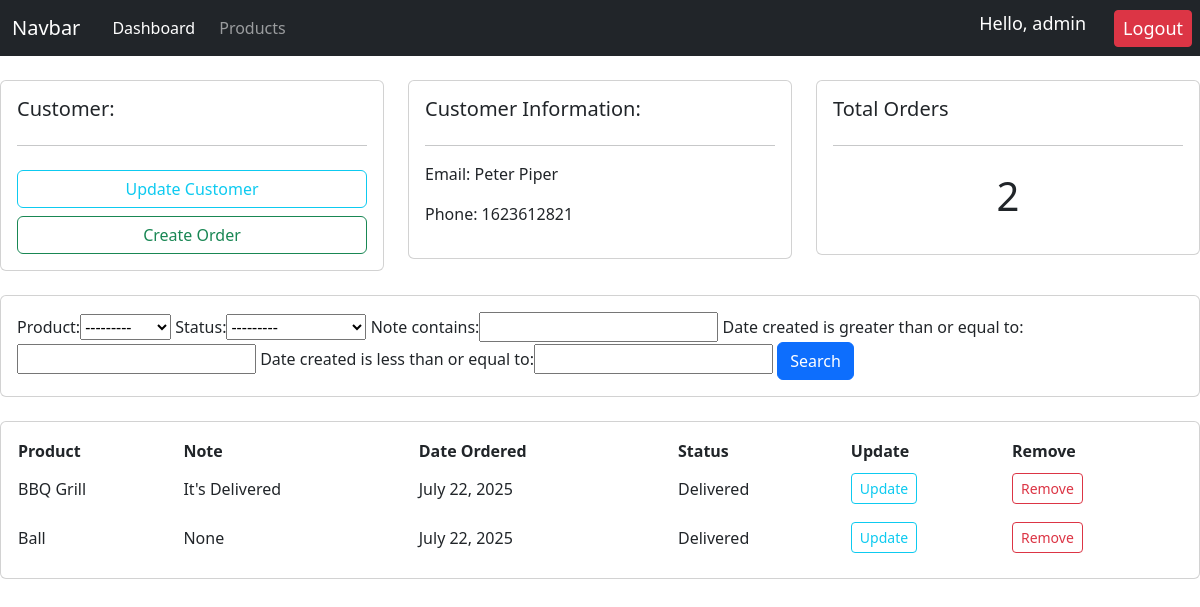
/customers/2/ (signed in), run on the app's committed database.
### accounts/models.py (models this page shows, shortened)
class Customer(models.Model):
    user = models.OneToOneField(User, null=True, blank=True, on_delete=models.CASCADE)
    name = models.CharField(max_length=200, null=True)
    phone = models.CharField(max_length=200, null=True)
    email = models.CharField(max_length=200, null=True)
    profile_pic = models.ImageField(default="profile_pic1.jpg", null=True, blank=True)
    date_created = models.DateField(auto_now_add=True, null=True)

class Order(models.Model):
    STATUS = (
        ('Pending', 'Pending'),
        ('Out for delivery', 'Out for delivery'),
        ('Delivered', 'Delivered'),
    )
    customer = models.ForeignKey(Customer, null=True, on_delete=models.SET_NULL)
    product = models.ForeignKey(Product, null=True, on_delete=models.SET_NULL)
    date_created = models.DateField(auto_now_add=True, null=True)
    status = models.CharField(max_length=200, null=True, choices=STATUS)
    note = models.CharField(max_length=1000, null=True)

class Product(models.Model):
    CATEGORY = (
        ('Indoor', 'Indoor'),
        ('Outdoor', 'Outdoor'),
    )
    name = models.CharField(max_length=200, null=True)
    price = models.FloatField()
    category = models.CharField(max_length=200, null=True, choices=CATEGORY)
    description = models.CharField(max_length=200, null=True, blank=True)
    date_created = models.DateField(auto_now_add=True, null=True)
    tags = models.ManyToManyField(Tag)
    def __str__(self):
        return self.name

### accounts/decorators.py (the view)
      def wrapper_func(request, *args, **kwargs):
         group = None
         if request.user.groups.exists():
            group = request.user.groups.all()[0].name
         if group in allowed_roles:
            return view_func(request, *args, **kwargs)
         else:
            return HttpResponse("You are not authorized to view this page!")

### accounts/views.py (called while the page is built)
@login_required(login_url='login')
@allowed_users(allowed_roles=['admin'])
def customers(request, pk):
    customer = Customer.objects.get(id=pk)
    orders = customer.order_set.all()
    orders_total = orders.count()
    myFilter = OrderFilter(request.GET, queryset=orders)
    orders = myFilter.qs
    context = {'customer': customer, 'orders': orders, 'orders_total': orders_total, 'myFilter': myFilter}
    return render(request, "accounts/customer.html", context)

### accounts/templates/accounts/customer.html
{% extends 'accounts/main.html' %}
{% block content %}
<br>
<div class="row">
    <div class="col-md">
        <div class="card card-body">
            <h5>Customer:</h5>
            <hr>
            <a class="btn btn-outline-info my-2" href="">Update Customer</a>
            <a class="btn btn-outline-success" href="{% url "create_order" customer.id %}">Create Order</a>
        </div>
    </div>
    <div class="col-md">
        <div class="card card-body">
            <h5>Customer Information:</h5>
            <hr>
            <p>Email:  {{customer.name}}</p>
            <p>Phone:  {{customer.phone}}</p>
        </div>
    </div>
    <div class="col-md">
        <div class="card card-body">
            <h5>Total Orders</h5>
            <hr>
            <h1 style="text-align:center; padding:10px">{{orders.count}}</h1>
        </div>
    </div>
</div>
<br>
<div class="row">
    <div class="col">
        <div class="card card-body">
            <form method="GET">
                {{myFilter.form}}
                <button class="btn btn-primary" type="submit">Search</button>
            </form>
        </div>
    </div>
</div>
<br>
<div class="row">
    <div class="col-md">
        <div class = "card card-body">
            <table>
                <tr>
                    <th>Product</th>
                    <th>Note</th>
                    <th>Date Ordered</th>
                    <th>Status</th>
                    <th>Update</th>
                    <th>Remove</th>
                </tr>
            {% for order in orders %}
                <tr>
                    <td>{{order.product}}</td>
                    <td>{{order.note}}</td>
                    <td>{{order.date_created}}</td>
                    <td>{{order.status}}</td>
                    <td><a class="btn btn-sm btn-outline-info my-2" href="{% url 'update_order' order.id %}">Update</a></td>
                    <td><a class="btn btn-sm btn-outline-danger my-2" href="{% url 'delete_order' order.id %}">Remove</a></td>
                </tr>
            {% endfor %}
        </table>
        </div>
    </div>
</div>
{% endblock content %}

### accounts/templates/accounts/navbar.html (shortened to what this page needs)
<nav class="navbar navbar-expand-lg navbar-dark bg-dark">
  <div class="container-fluid">
    <a class="navbar-brand" href="#">Navbar</a>
    <div class="collapse navbar-collapse" id="navbarSupportedContent">
      <ul class="navbar-nav me-auto mb-2 mb-lg-0">
        {% if request.user.is_staff %}
        <li class="nav-item px-2">
          <a class="nav-link active" aria-current="page" href="{% url 'dashboard' %}">Dashboard</a>
        </li>
        <li class="nav-item">
          <a class="nav-link" href="{% url 'products' %}">Products</a>
        </li>
        {% else %}
        <li class="nav-item">
          <a class="nav-link" href="{% url 'account' %}">Settings</a>
        </li>
        {% endif %}
      </ul>
    </div>
  </div>
  <h5 class="msg">Hello, {{request.user}}</h5>
  <span><a class="btn btn-danger msg mx-2 btn-sm" href="{% url 'logout' %}" role="button">Logout</a></span>
</nav>

### static/css/main.css (style rules this page uses)
th, td { white-space: nowrap; }

### accounts/templates/accounts/navbar.html (style rules this page uses)
.msg { font-size: 18px; color: white; margin-right: 20px; white-space: nowrap; }

### data on the page
Customer: name "Peter Piper", phone "1623612821"
Order: product "BBQ Grill", note "It's Delivered", date_created "July 22, 2025", status "Delivered"
Order: product "Ball", note "None", date_created "July 22, 2025", status "Delivered"

### other printed values
{{ request.user }} "admin"
{{ orders.count }} "2"
